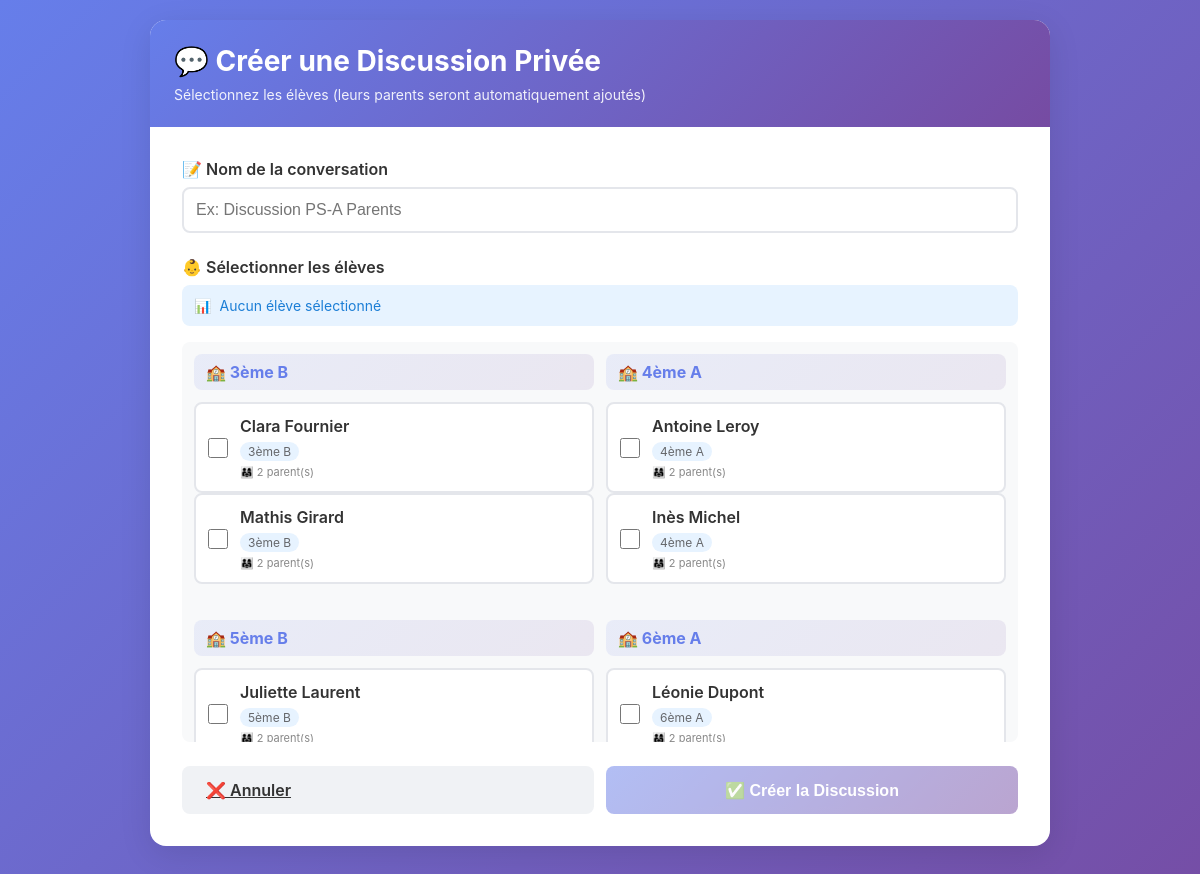
The app's page /niveaux/college/create-conversation/ (signed in) with its own data.
### school_core/models.py (models this page shows, shortened)
class Classroom(models.Model):
    level = models.ForeignKey(SchoolLevel, on_delete=models.CASCADE, related_name='classrooms')
    name = models.CharField(max_length=50)
    teacher = models.ForeignKey(
        settings.AUTH_USER_MODEL,
        on_delete=models.SET_NULL,
        null=True,
        blank=True,
        limit_choices_to={'is_teacher': True},
        related_name='taught_classes'
    )
    school_year = models.CharField(max_length=9, default='2025-2026')
    class Meta:
        verbose_name = "Classe"
        verbose_name_plural = "Classes"
        ordering = ['level', 'name']

class Student(models.Model):
    first_name = models.CharField(max_length=50, verbose_name="Prénom")
    last_name = models.CharField(max_length=50, verbose_name="Nom")
    date_of_birth = models.DateField(null=True, blank=True, verbose_name="Date de naissance")
    classroom = models.ForeignKey(
        Classroom,
        on_delete=models.SET_NULL,
        null=True,
        blank=True,
        related_name='students'
    )
    parents = models.ManyToManyField(
        settings.AUTH_USER_MODEL,
        related_name='children',
        limit_choices_to={'is_parent': True},
        blank=True
    )
    photo = models.ImageField(upload_to='students/%Y/', blank=True, null=True)
    class Meta:
        verbose_name = "Élève"
        verbose_name_plural = "Élèves"
        ordering = ['last_name', 'first_name']

### interfaces/views_college.py (the view, shortened to what this page needs)
# urls.py: path('college/create-conversation/', views_college.create_conversation, name='college_create_conversation'),
@login_required
def create_conversation(request):
    if not (request.user.is_teacher or request.user.is_director):
        django_messages.error(request, "Seuls les enseignants et directeurs peuvent créer des conversations")
        return redirect('/niveaux/college/')
    level = get_object_or_404(SchoolLevel, slug='college')
    if request.user.is_director:
        classrooms = Classroom.objects.filter(level=level)
    else:
        classrooms = request.user.taught_classes.filter(level=level)
    students = Student.objects.filter(classroom__in=classrooms).select_related('classroom').order_by('classroom__name', 'last_name', 'first_name')
    context = {
        'level': level,
        'classrooms': classrooms,
        'students': students,
    }
    return render(request, 'college/create_conversation.html', context)

### interfaces/templates/college/create_conversation.html (shortened to what this page needs)
<!DOCTYPE html>
<html lang="fr">
<head>
</head>
<body>
    <div class="container">
        <div class="header">
            <h1>💬 Créer une Discussion Privée</h1>
            <p>Sélectionnez les élèves (leurs parents seront automatiquement ajoutés)</p>
        </div>
        <div class="form-content">
            <form method="POST" id="createConversationForm">
                <div class="form-group">
                    <label for="name">📝 Nom de la conversation</label>
                    <input type="text" id="name" name="name" placeholder="Ex: Discussion PS-A Parents" required>
                </div>
                <div class="form-group">
                    <label>👶 Sélectionner les élèves</label>
                    <div class="selection-info">
                        <span>📊</span>
                        <span id="selectionCount">Aucun élève sélectionné</span>
                    </div>
                    {% regroup students by classroom as classroom_list %}
                    <div class="students-grid">
                        {% for classroom_group in classroom_list %}
                            <div class="class-section">
                                <div class="class-header">
                                    🏫 {{ classroom_group.grouper.name }}
                                </div>
                                {% for student in classroom_group.list %}
                                    <div class="student-item" onclick="toggleCheckbox(this)">
                                        <input type="checkbox" name="students" value="{{ student.id }}" onchange="updateSelectionCount()">
                                        <div class="student-info">
                                            <div class="student-name">{{ student.first_name }} {{ student.last_name }}</div>
                                            <div class="student-class">{{ student.classroom.name }}</div>
                                            <div class="student-parents">
                                                👨‍👩‍👧 {{ student.parents.count }} parent(s)
                                            </div>
                                        </div>
                                    </div>
                                {% endfor %}
                            </div>
                        {% endfor %}
                    </div>
                </div>
                <div class="actions">
                    <a href="/niveaux/maternelle/" class="btn btn-secondary">❌ Annuler</a>
                    <button type="submit" class="btn btn-primary" id="submitBtn" disabled>✅ Créer la Discussion</button>
                </div>
            </form>
        </div>
    </div>
</body>
</html>

### interfaces/templates/college/create_conversation.html (style rules this page uses)
* { margin: 0; padding: 0; box-sizing: border-box; }
body { font-family: -apple-system, BlinkMacSystemFont, 'Segoe UI', Roboto, Helvetica, Arial, sans-serif; background: linear-gradient(135deg, #667eea 0%, #764ba2 100%); min-height: 100vh; padding: 20px; }
.container { max-width: 900px; margin: 0 auto; background: white; border-radius: 16px; box-shadow: 0 8px 32px rgba(0, 0, 0, 0.1); overflow: hidden; }
.header { background: linear-gradient(135deg, #667eea 0%, #764ba2 100%); color: white; padding: 24px; }
.header h1 { font-size: 28px; margin-bottom: 8px; }
.header p { opacity: 0.9; font-size: 14px; }
.form-content { padding: 32px; }
.form-group { margin-bottom: 24px; }
.form-group label { display: block; margin-bottom: 8px; font-weight: 600; color: #333; }
.form-group input[type="text"] { width: 100%; padding: 12px; border: 2px solid #e4e6eb; border-radius: 8px; font-size: 16px; transition: border-color 0.3s; }
.students-grid { display: grid; grid-template-columns: repeat(auto-fill, minmax(280px, 1fr)); gap: 12px; max-height: 400px; overflow-y: auto; padding: 12px; background: #f8f9fa; border-radius: 8px; }
.student-item { display: flex; align-items: center; padding: 12px; background: white; border-radius: 8px; border: 2px solid #e4e6eb; cursor: pointer; transition: all 0.2s; }
.student-item input[type="checkbox"] { width: 20px; height: 20px; margin-right: 12px; cursor: pointer; accent-color: #667eea; }
.student-info { flex: 1; }
.student-name { font-weight: 600; color: #333; margin-bottom: 4px; }
.student-class { font-size: 12px; color: #65676b; display: inline-block; padding: 2px 8px; background: #e7f3ff; border-radius: 12px; }
.student-parents { font-size: 11px; color: #888; margin-top: 4px; }
.class-section { margin-bottom: 24px; }
.class-header { font-size: 16px; font-weight: 700; color: #667eea; margin-bottom: 12px; padding: 8px 12px; background: linear-gradient(135deg, rgba(102, 126, 234, 0.1), rgba(118, 75, 162, 0.1)); border-radius: 8px; }
.selection-info { background: #e7f3ff; padding: 12px; border-radius: 8px; margin-bottom: 16px; font-size: 14px; color: #1c7ed6; display: flex; align-items: center; gap: 8px; }
.actions { display: flex; gap: 12px; margin-top: 24px; }
.btn { flex: 1; padding: 14px 24px; border: none; border-radius: 8px; font-size: 16px; font-weight: 600; cursor: pointer; transition: all 0.3s; }
.btn-primary { background: linear-gradient(135deg, #667eea 0%, #764ba2 100%); color: white; }
.btn-primary:disabled { opacity: 0.5; cursor: not-allowed; transform: none; }
.btn-secondary { background: #f0f2f5; color: #333; }

### records on screen
Classroom: grouper.name "3ème B"
Student: first_name "Clara", last_name "Fournier", classroom.name "3ème B", parents.count "2"
Student: first_name "Mathis", last_name "Girard", classroom.name "3ème B", parents.count "2"
Classroom: grouper.name "4ème A"
Student: first_name "Antoine", last_name "Leroy", classroom.name "4ème A", parents.count "2"
Student: first_name "Inès", last_name "Michel", classroom.name "4ème A", parents.count "2"
Classroom: grouper.name "5ème B"
Student: first_name "Juliette", last_name "Laurent", classroom.name "5ème B", parents.count "2"
Classroom: grouper.name "6ème A"
Student: first_name "Léonie", last_name "Dupont", classroom.name "6ème A", parents.count "2"
